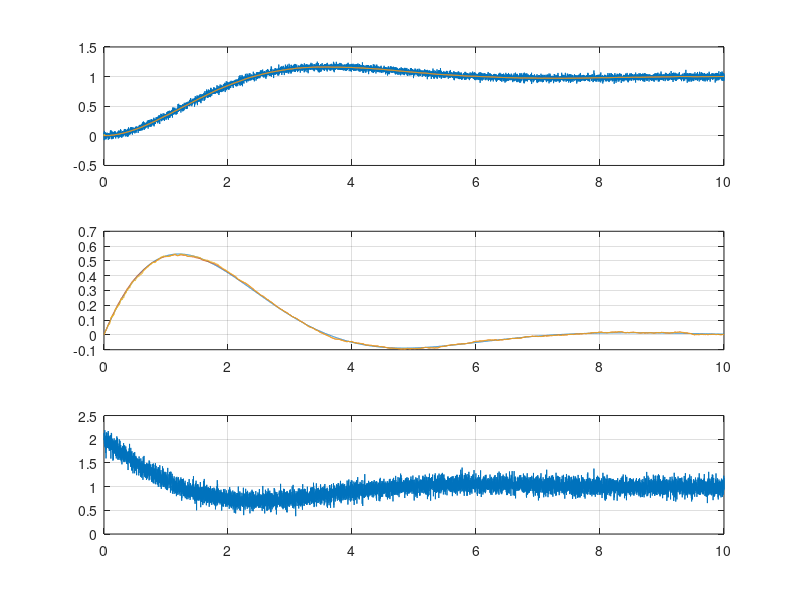
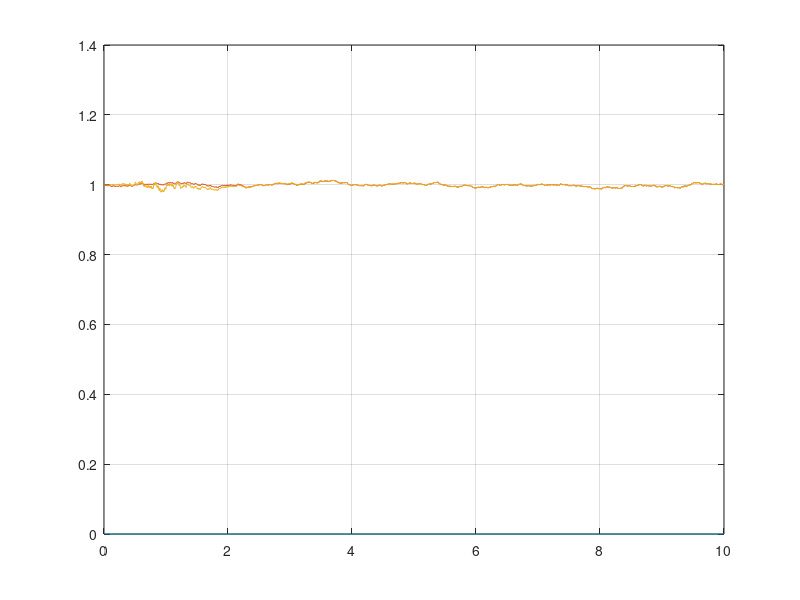

Write MATLAB code to recreate these figures, in order.
clc, clear variables
%%

g = 9.81;
b_acc = 1;

var_gps = 0.001;
var_acc = 0.01;

Ts = 1e-3;
Tsim = 10 - Ts;
time = (0:Ts:Tsim).';

N = size(time, 1);

pos = step(tf(1, [1 1 1]), time);
vel = step(tf([1 0], [1 1 1]), time);
acc = step(tf([1 0 0], [1 1 1]), time);

y_gps = pos + sqrt(var_gps) * randn(N, 1);
y_acc = acc + b_acc + g + sqrt(var_acc) * randn(N, 1);

A = [0 1 0; ...
     0 0 -1; ...
     0 0 0];
B = [0; 1; 0];
C = [1 0 0];
A = eye(size(A)) + Ts * A;
B = Ts * B;

sys = ss(A, B, C, 0, Ts);

R = var_gps / Ts;
Q = B * B.' * var_acc * Ts;
Q(3,3) = 0.1 * Ts;
K = dlqr(A.', C.', Q, R).'; % statische Lösung Kalman-Filter
sys_est = ss(A - K*C, [B, K], eye(3), 0, Ts);

% eig_d = eig(sys_est.a);
% eig_c = log(eig_d) / Ts;
% fn = abs(eig_c) / 2 / pi
% Dn = cos(pi-angle(eig_c))
damp( sys_est )

x0_hat = [0, 0, b_acc].';
% x_hat_kf_static = lsim(sys_est, [y_acc - g, y_gps], time);
x_hat_kf_static = lsim(sys_est, [y_acc - g, y_gps], time, x0_hat);

%%

K_k = zeros(size(K));
P = 1 * eye(size(A));
x_k = x0_hat; % zeros(3,1);
x_hat_kf = zeros( size(x_hat_kf_static) );

for i = 1:N

    x_k = A * x_k + B * ( y_acc(i) - g );

    P = A * P * A.' + Q;
    e = y_gps(i) - C * x_k;
    K_k = (P * C.') / ( C * P * C.' + R );
    x_k = x_k + K_k * e;
    P = ( eye(size(A)) - K_k * C) * P;

    x_hat_kf(i,:) = x_k.';
end

figure(1)
subplot(311)
plot(time, [y_gps, x_hat_kf_static(:,1), x_hat_kf(:,1)]), grid on
subplot(312)
plot(time, [vel, x_hat_kf_static(:,2), x_hat_kf(:,2)]), grid on
subplot(313)
plot(time, y_acc - g), grid on % carefull here, just for visuallization

figure(2)
plot(time, [zeros(N,1), x_hat_kf_static(:,3), x_hat_kf(:,3)]), grid on

% figure(3)
% bode(sys_est(1,1), sys_est(1,2)), grid on


